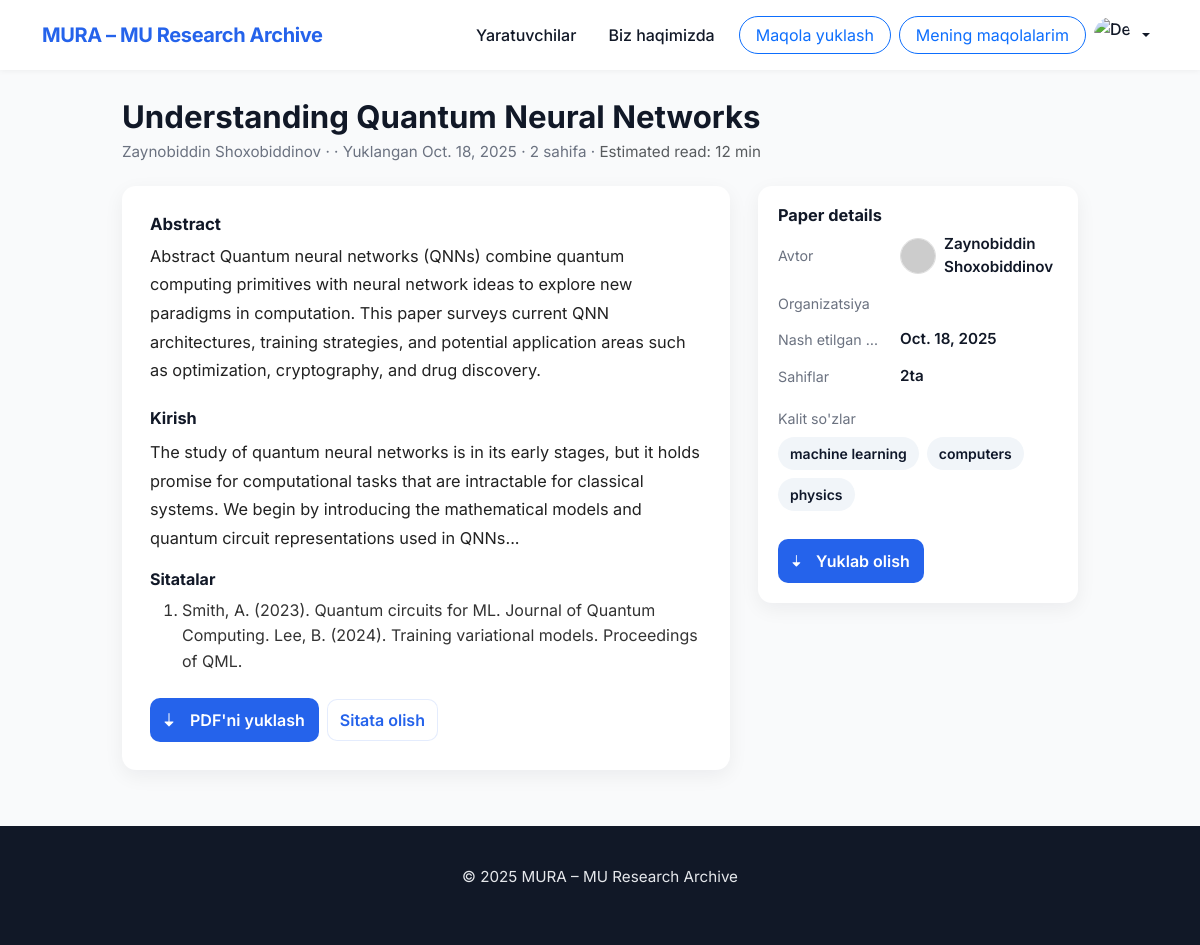
Page /detail-paper/2 (signed in) on the earlier database version.
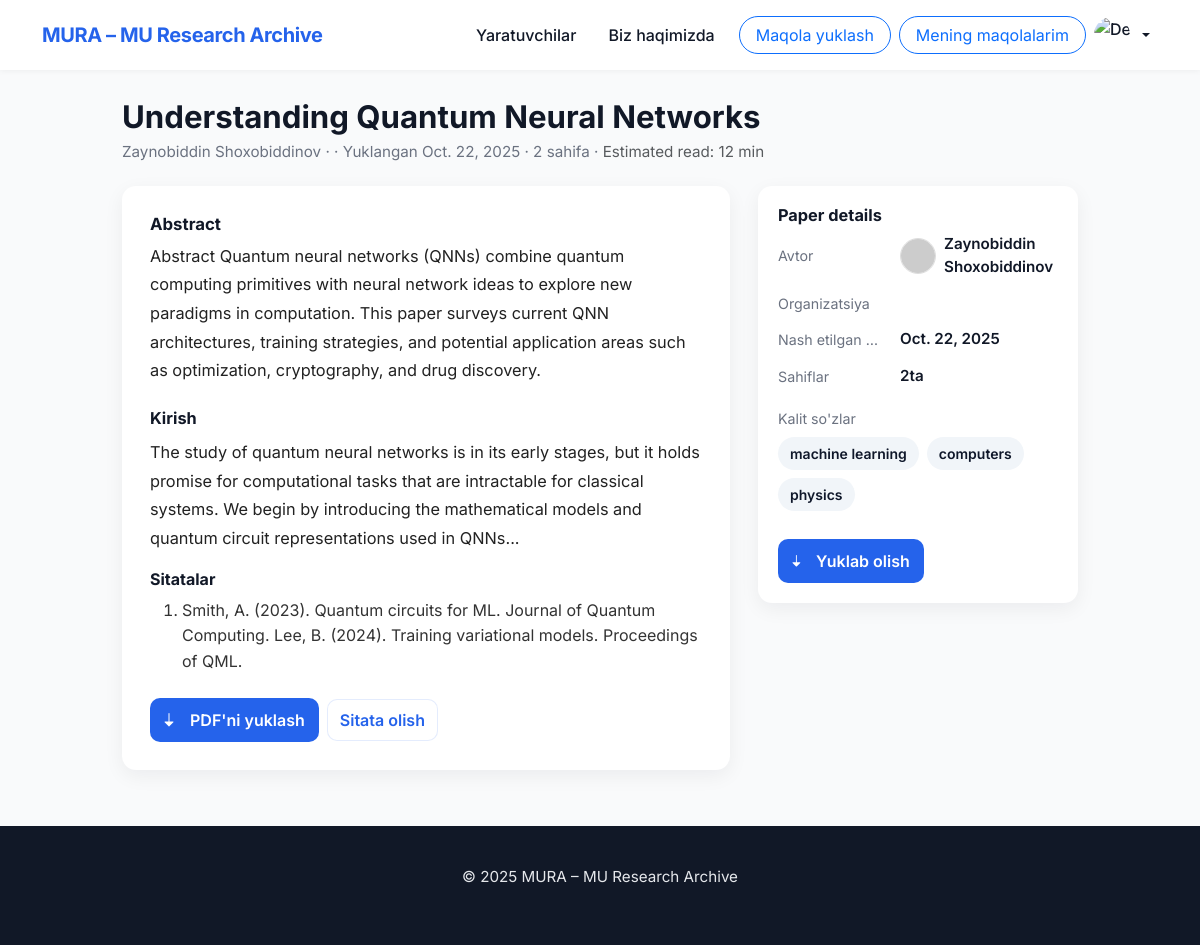
Same page on the later database version.
### main/models.py (models this page shows, shortened)
class Paper(models.Model):
    owner = models.ForeignKey(CustomUser, on_delete=models.CASCADE)
    category = models.ForeignKey(Category, on_delete=models.SET_NULL, null = True)
    title = models.TextField()
    abstract = models.TextField()
    intro = models.TextField()
    citations = models.TextField()
    file = models.FileField(upload_to='pdfs/')
    status = models.IntegerField(choices=[(1, 'draft'),(2, 'on_process'), (3, 'declined'), (4, 'accepted')])
    published_at = models.DateField(auto_now=True)
    keywords = models.TextField()
    pages = models.IntegerField()
    organization = models.CharField(max_length=250)

class CustomUser(AbstractUser):
    avatar = models.ImageField(upload_to='media/avatars/', null=True, blank=True)

### main/views.py (the view)
# urls.py: path('detail-paper/<int:id>', views.detail_paper, name='detail_paper'),
def detail_paper(request, id):
    paper = models.Paper.objects.get(id = id)
    print(paper.file.url)
    keywords = paper.keywords.split(',')
    return render(request, 'detail.html', {'paper':paper, 'tags':keywords})

### templates/detail.html (shortened to what the changed rows need)
{% extends "base.html" %}
{%load static%}
{%block style%}
  <link href="https://cdn.jsdelivr.net/npm/bootstrap@5.3.3/dist/css/bootstrap.min.css" rel="stylesheet" />
{%endblock%}
{%block content%}
  <main class="container">
    <header class="paper-header">
      <h1 class="paper-title">{{paper.title}}</h1>
      <p class="paper-meta">{{paper.owner.first_name}} {{paper.owner.last_name}} · {{paper.organization}} · Yuklangan {{paper.published_at}} · {{paper.pages}} sahifa · <span class="text-muted">Estimated read: 12 min</span></p>
    </header>
    <section class="paper-body">
      <article class="content-card" role="article" aria-labelledby="paper-title">
        <div class="mb-3">
          <h3 class="mb-2" style="font-size:1.05rem; font-weight:700;">Abstract</h3>
          <p class="paper-content" style="margin-top:6px;">
            {{paper.abstract}}
          </p>
        </div>
        <div class="mt-4">
          <h3 style="font-size:1.02rem; font-weight:700; margin-bottom:10px;">Kirish</h3>
          <p class="paper-content">
           {{paper.intro}}
          </p>
          <h4 style="font-size:1rem; font-weight:700; margin-top:18px;">Sitatalar</h4>
          <ol style="line-height:1.6; margin-top:8px; color:#333">
            <li>{{paper.citations}}</li>
          </ol>
        </div>
      </article>
      <aside class="meta-card" aria-labelledby="meta-heading">
  <div class="meta-grid" role="list">
    <div class="meta-label">Avtor</div>
    <div class="meta-value" style="display:flex; align-items:center; gap:8px;">
      {%if paper.owner.avatar%}
      <img src="{{ paper.owner.avatar.url }}"
           alt="{{ paper.owner.first_name }} {{ paper.owner.last_name }}"
           style="width:36px; height:36px; border-radius:50%; object-fit:cover; border:1px solid #ddd;">
      {%else%}
        <img id="avatarPreview" src='https://placehold.co/800x600?text={{ paper.owner.first_name|default:"?"|slice:":1"|upper }}{{ paper.owner.last_name|default:"?"|slice:":1"|upper }}'
               alt="{{ paper.owner.first_name }} {{ paper.owner.last_name }}"
           style="width:36px; height:36px; border-radius:50%; object-fit:cover; border:1px solid #ddd;">
      {%endif%}
      <span>{{ paper.owner.first_name }} {{ paper.owner.last_name }}</span>
    </div>
    <div class="meta-label">Organizatsiya</div>
    <div class="meta-label">Nash etilgan sana</div>
    <div class="meta-value">{{ paper.published_at }}</div>
    <div class="meta-label">Sahiflar</div>
    <div class="meta-value">{{ paper.pages }}ta</div>
    <div class="meta-tags">
      <div class="meta-label" style="min-width:0; color:var(--muted); font-size:0.89rem; padding-right:0;">Kalit so'zlar</div>
      <div style="display:flex; gap:8px; flex-wrap:wrap;">
      </div>
    </div>
    <div class="meta-actions">
      <a class="download-btn" href="{{ paper.file.url }}" download="{{ paper.title }}.pdf" aria-label="Download paper PDF (sidebar)">
      </a>
    </div>
  </div>
</aside>
    </section>
  </main>
{%endblock%}

Differences in the rows shown:
changed Paper "Understanding Quantum Neural Networks": published_at "Oct. 18, 2025" → "Oct. 22, 2025"
